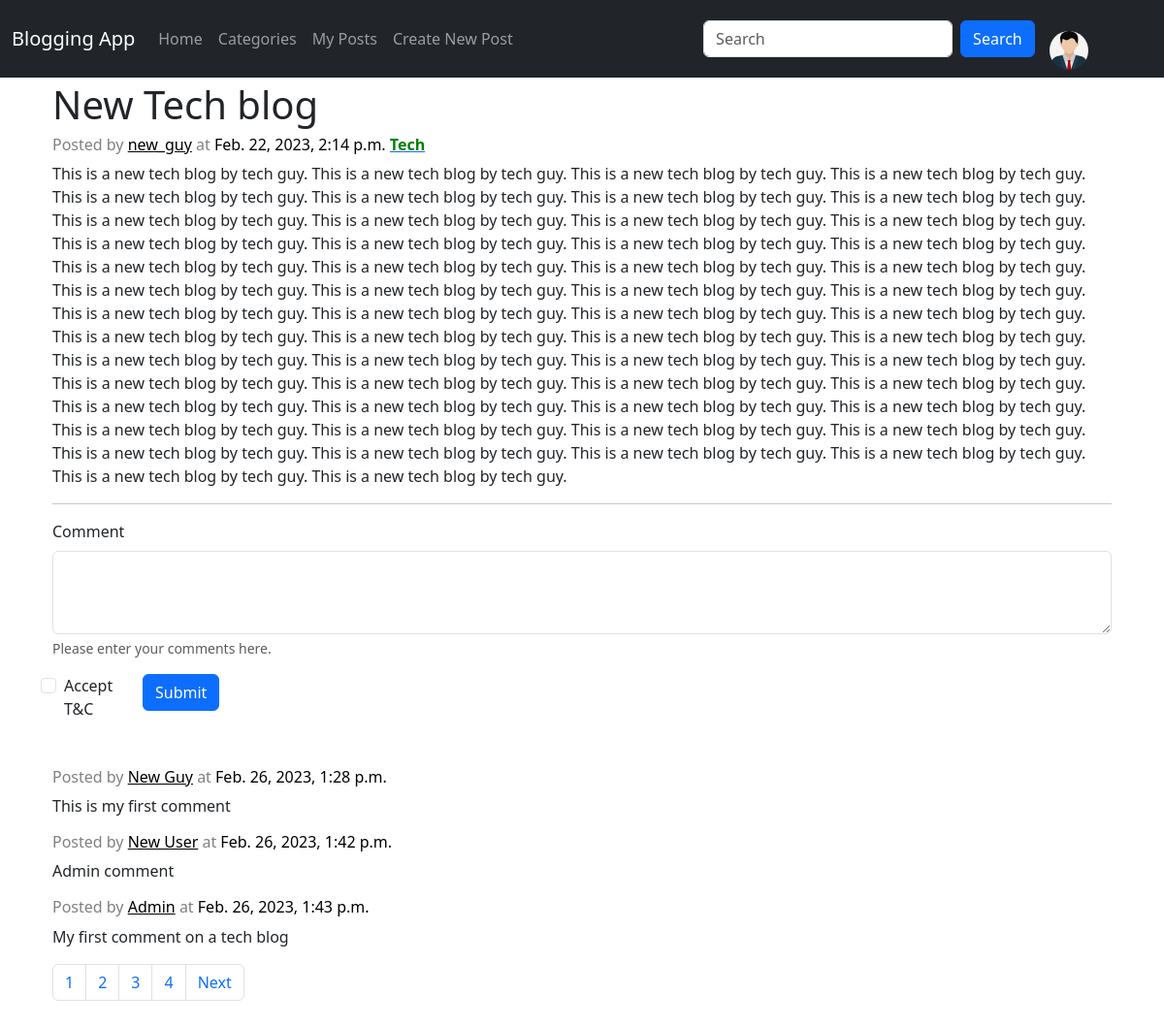
Page /main/post_detail/1/ (signed in) on the committed database.
### main/models.py (models this page shows, shortened)
class PostData(models.Model):
    Title = models.CharField(max_length=200)
    Author = models.ForeignKey(User, on_delete=models.SET_NULL, null=True)
    Category = models.CharField(max_length=100,choices=[('Cooking','Cooking'),('Entertainment','Entertainment'),('Tech','Tech'),('News','News')])
    Body = models.TextField()
    Time = models.DateTimeField(null = True,auto_now = True)

class CommentData(models.Model):
    Author = models.ForeignKey(User, on_delete=models.SET_NULL, null=True, blank=True)
    Post = models.ForeignKey(PostData, on_delete=models.CASCADE)
    Name = models.CharField(max_length=100, default="Anonymous")
    Email = models.EmailField(null=True, blank=True)
    Comment = models.TextField()
    Time = models.DateTimeField(null = True,auto_now = True)

### main/views.py (the view, shortened to what this page needs)
# urls.py: path('post_detail/<int:primary_key>/', views.post_detail, name="post_detail"),
def post_detail(request, primary_key):
    current_user = request.user
    try:
        current_post = PostData.objects.get(pk=primary_key)
    except:
        current_post = None
    filtered_comments = CommentData.objects.filter(Post=current_post)
    if request.method=='GET':
        try:
            comment_page = request.GET.get('comment_page', 1)
        except:
            comment_page = 1
    else:
        comment_page = 1
    paginator = Paginator(filtered_comments, 3)
    try:
        comment_data = paginator.page(comment_page)
    except:
        comment_data = paginator.page(1)
    logged_in = current_user.is_authenticated
    return render(request, 'main/post_detail.html', {"current_post": current_post, "logged_in": logged_in, "comment_data": comment_data})

### templates/main/post_detail.html (shortened to what this page needs)
{%extends "main/base.html"%}
{%block content%}
<div class="container" style="margin-top: 3%; margin-bottom: 5%;">
{% if current_post %}
    <h1>{{current_post.Title}}</h1>
<h6 style="color: grey;">Posted by <a href="#" style="color: black;">{{current_post.Author.username}}</a> at <a style="color: black;">{{current_post.Time}}</a> <a href="#"><b style="color: green;">{{current_post.Category}}</b></a></h6>
<p>{{current_post.Body}}</p>
<hr>
<form method="POST" style="margin-bottom: 3%;">
    <div class="mb-3 col" style="margin-bottom: 3;">
        <label for="comment" class="form-label">Comment</label>
        <textarea class="form-control" name="comment" id="comment" rows="3"></textarea>
        <div id="commentHelp" class="form-text">Please enter your comments here.</div>
      </div>
    <div class="row">
        <div class="mb-3 form-check col-1">
        <input type="checkbox" class="form-check-input" id="exampleCheck1">
        <label class="form-check-label" for="exampleCheck1">Accept T&C</label>
        </div>
        <div class="col-2">
        <button type="submit" class="btn btn-primary">Submit</button>
        </div>
    </div>
  </form>
  {% for comment in comment_data %}
  <h6 style="color: grey;">Posted by <a href="#" style="color: black;">{{comment.Name}}</a> at <a style="color: black;">{{comment.Time}}</a></h6>
    <div style="max-width: 80%;">
        <p>{{comment.Comment}}</p>
    </div>
    {% endfor %}
    <ul class="pagination">
        {% for i in comment_data.paginator.page_range %}
        <li class="page-item"><a class="page-link" href="?comment_page={{i}}">{{i}}</a></li>
        {% endfor %}
        {% if comment_data.has_next %}
        <li class="page-item"><a class="page-link" href="?comment_page={{ comment_data.next_page_number }}">Next</a></li>
        {% endif %}
      </ul>
{% else %}
<h1>Page Unavailable</h1>
{% endif %}
</div>
{%endblock%}

### rows in the picture
PostData: Title "New Tech blog", Author.username "new_guy", Time "Feb. 22, 2023, 2:14 p.m.", Category "Tech", Body "This is a new tech blog by tech guy. This is a new tech blog by tech guy. This is a new tech blog by tech guy. This is a new tech blog by tech guy. This is a new tech blog by tech guy. This is a new tech blog by tech guy. This is a new tech blog by tech guy. This is a new tech blog by tech guy. This is a new tech blog by tech guy. This is a new tech blog by tech guy. This is a new tech blog by tech guy. This is a new tech blog by tech guy. This is a new tech blog by tech guy. This is a new tech blog by tech guy. This is a new tech blog by tech guy. This is a new tech blog by tech guy. This is a new tech blog by tech guy. This is a new tech blog by tech guy. This is a new tech blog by tech…"
CommentData: Name "New Guy", Time "Feb. 26, 2023, 1:28 p.m.", Comment "This is my first comment"
CommentData: Name "New User", Time "Feb. 26, 2023, 1:42 p.m.", Comment "Admin comment"
CommentData: Name "Admin", Time "Feb. 26, 2023, 1:43 p.m.", Comment "My first comment on a tech blog"

### other values in the picture
{{ i }} "1" "2" "3" "4"
